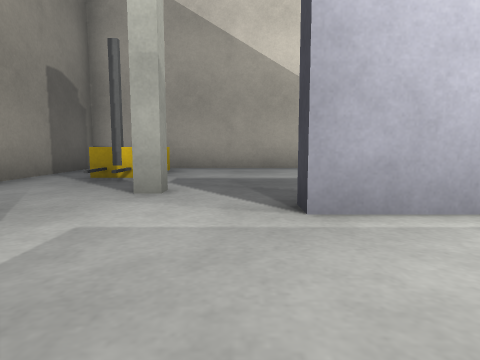
[1] (above)

17 first-person views from a walk through a robot-simulator world made for Gazebo. The camera is 0.5 m above the floor, tilts 6° down and sees 75° across. The floor is counted in squares, 1 m on a side. Each view is taken from the middle of a square. On the plan, view 1 faces up. The plan holds only what a view shows up to about 9 squares ahead; the rest is blank. Some stock models are drawn as simple stand-ins.

[2]
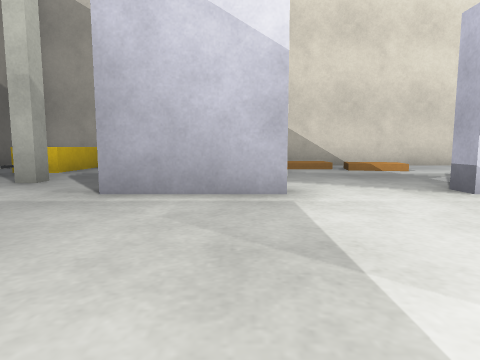

[3]
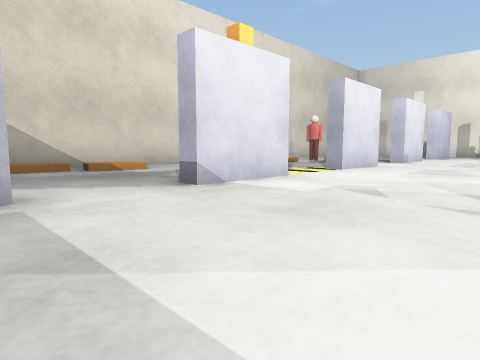

[4]
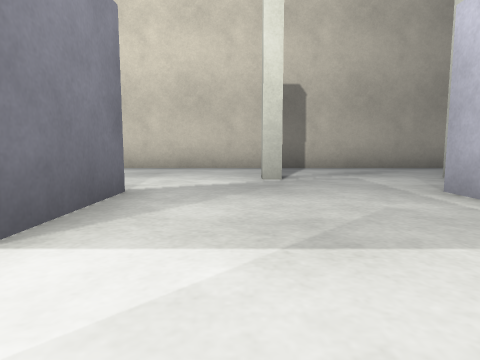

[5]
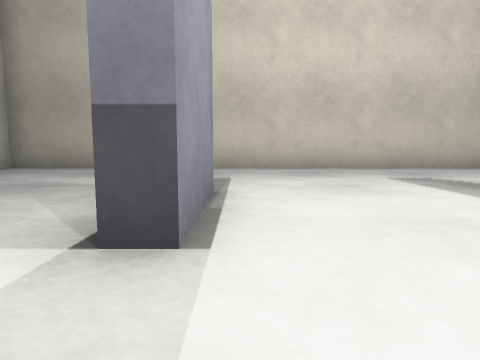

[6]
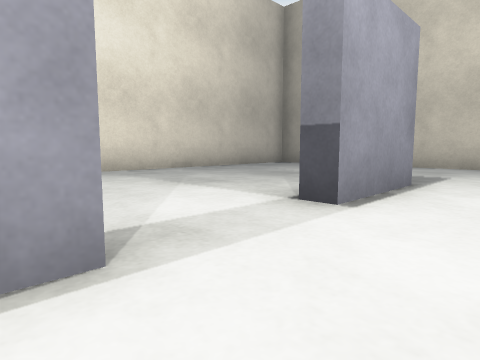

[7]
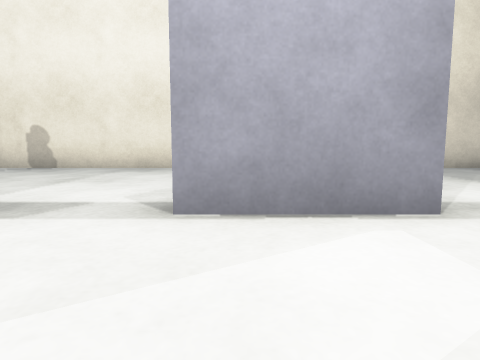

[8]
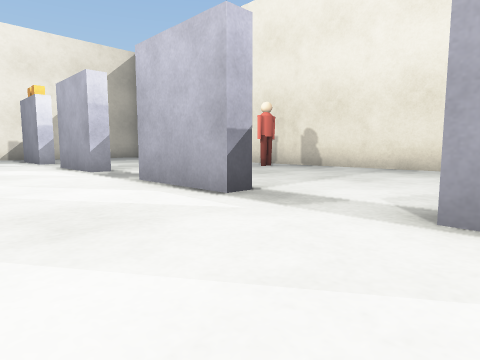

[9]
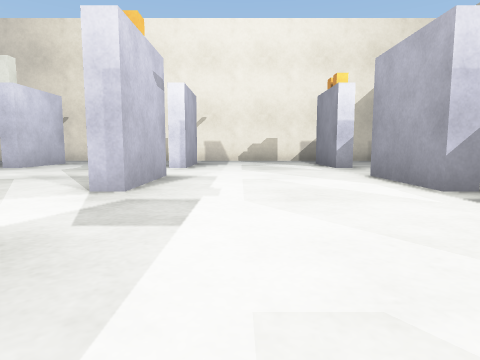

[10]
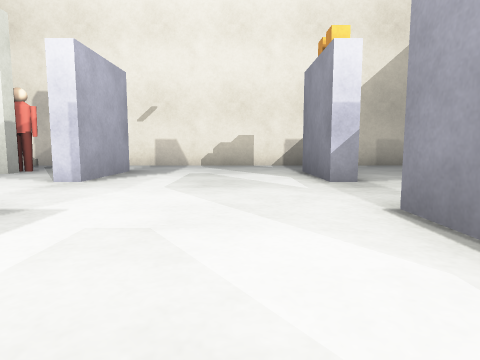

[11]
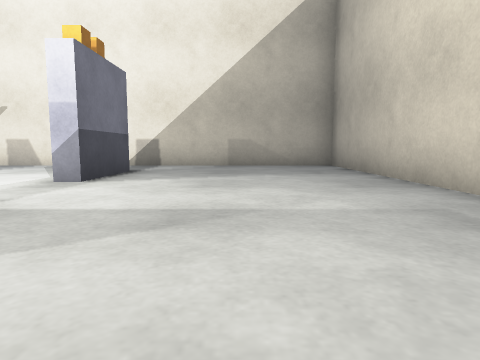

[12]
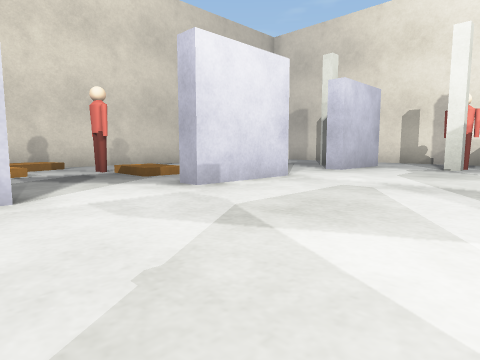

[13]
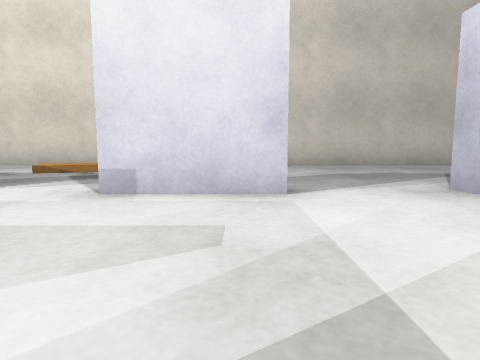

[14]
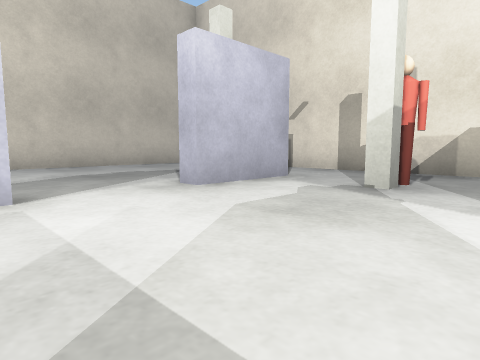

[15]
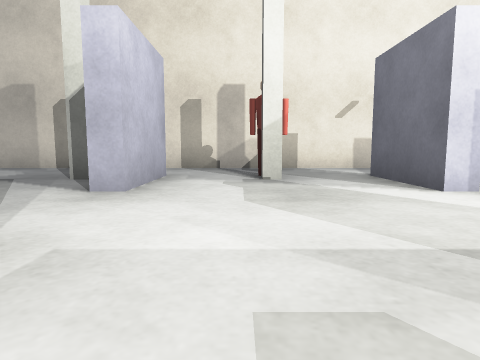

[16]
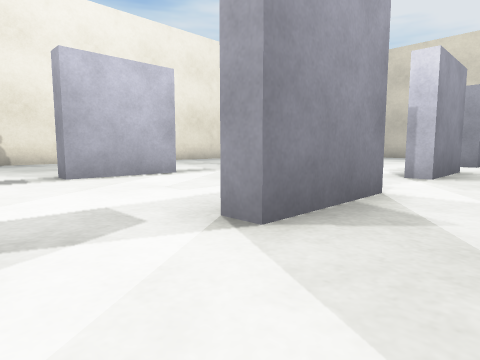

[17]
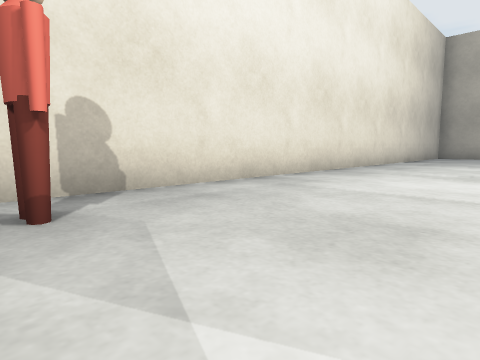

### Floor plan
Points are (right, up) in squares from view 1. A wall is a line through its corners. A room is listed if a view was taken in it or the views show most of it. See-through windows are left out.
Room 1 (views 1, 2, 3, 4, 5, 6, 7, 8, 9, 10, 11, 12, 13, 14, 15, 16, 17)
walls: (8.4, -1.3) (10.5, -1.3) (10.5, -1.8); (6.6, 2.3) (4.5, 2.3) (4.5, 2.8); (4.4, -1.3) (6.5, -1.3) (6.5, -1.8); (10.6, 2.3) (8.5, 2.3) (8.5, 2.8); (8.5, -5.8) (8.5, -5.3) (10.5, -5.3) (10.5, -5.8); (4.4, -5.3) (6.5, -5.3); (2.6, 2.3) (0.5, 2.3) (0.5, 2.8); (14.5, -1.7) (12.5, -1.7) (12.5, -1.2); (12.5, -5.8) (12.5, -5.3) (14.5, -5.3); (14.6, 2.3) (12.5, 2.3) (12.5, 2.8); (0.5, -1.3) (2.5, -1.3) (2.5, -1.8); (0.4, -5.3) (2.5, -5.3) (2.5, -5.8); (18.5, -1.7) (16.5, -1.7) (16.5, -1.3) (18.5, -1.3); (1.5, 7.5) (-3.5, 7.5) (-3.5, -6.5); (18.6, 2.3) (16.5, 2.3) (16.5, 2.8); (18.5, -5.7) (16.5, -5.7) (16.5, -5.3) (18.5, -5.3); (15.1, -10.5) (20.5, -10.5) (20.5, 6.8); (-1.5, -10.5) (11.8, -10.5); (-3.5, -8.4) (-3.5, -10.5); (19.9, 7.5) (3.2, 7.5)
objects: other object (-2, 5) to (-2, 7); pillar (-1, 0); pillar (-1, 3); person (12, -10) to (12, -9); person (13, 6); pillar (18, 0) to (18, 1); pillar (18, 3)

Where each view was taken, in squares from view 1:
view 1: 0 up, 0 right, facing up
view 2: 1 down, 2 right, facing up
view 3: 1 down, 2 right, facing up-right
view 4: 0 up, 4 right, facing left
view 5: 5 down, 4 right, facing left
view 6: 4 down, 5 right, facing down-left
view 7: 3 down, 6 right, facing down
view 8: 3 down, 6 right, facing down-right
view 9: 3 down, 9 right, facing right
view 10: 4 down, 12 right, facing right
view 11: 8 down, 12 right, facing right
view 12: 1 down, 10 right, facing up-right
view 13: 1 down, 14 right, facing up
view 14: 1 down, 14 right, facing up-right
view 15: 1 up, 13 right, facing right
view 16: 0 up, 12 right, facing down-left
view 17: 7 down, 12 right, facing down-left
